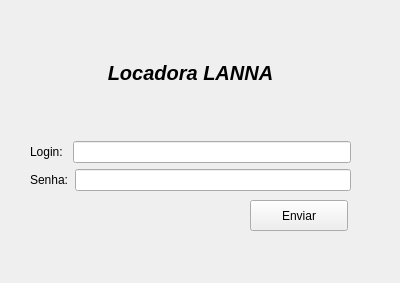
<?xml version="1.0" encoding="UTF-8"?>
<ui version="4.0">
 <class>Form</class>
 <widget class="QWidget" name="Form">
  <property name="geometry">
   <rect>
    <x>0</x>
    <y>0</y>
    <width>400</width>
    <height>283</height>
   </rect>
  </property>
  <property name="windowTitle">
   <string>Form</string>
  </property>
  <widget class="QPushButton" name="pushButton">
   <property name="geometry">
    <rect>
     <x>250</x>
     <y>200</y>
     <width>98</width>
     <height>31</height>
    </rect>
   </property>
   <property name="text">
    <string>Enviar</string>
   </property>
  </widget>
  <widget class="QWidget" name="">
   <property name="geometry">
    <rect>
     <x>30</x>
     <y>10</y>
     <width>321</width>
     <height>181</height>
    </rect>
   </property>
   <layout class="QVBoxLayout" name="verticalLayout_3">
    <item>
     <layout class="QVBoxLayout" name="verticalLayout_2">
      <item>
       <layout class="QVBoxLayout" name="verticalLayout">
        <item>
         <widget class="QLabel" name="label">
          <property name="font">
           <font>
            <pointsize>15</pointsize>
            <weight>75</weight>
            <italic>true</italic>
            <bold>true</bold>
           </font>
          </property>
          <property name="text">
           <string>Locadora LANNA</string>
          </property>
          <property name="alignment">
           <set>Qt::AlignCenter</set>
          </property>
         </widget>
        </item>
        <item>
         <layout class="QHBoxLayout" name="horizontalLayout">
          <property name="spacing">
           <number>10</number>
          </property>
          <item>
           <widget class="QLabel" name="label_2">
            <property name="text">
             <string>Login:</string>
            </property>
           </widget>
          </item>
          <item>
           <widget class="QLineEdit" name="lineEdit"/>
          </item>
         </layout>
        </item>
        <item>
         <layout class="QHBoxLayout" name="horizontalLayout_2">
          <item>
           <widget class="QLabel" name="label_3">
            <property name="enabled">
             <bool>true</bool>
            </property>
            <property name="text">
             <string>Senha:</string>
            </property>
           </widget>
          </item>
          <item>
           <widget class="QLineEdit" name="lineEdit_2">
            <property name="sizePolicy">
             <sizepolicy hsizetype="Expanding" vsizetype="Fixed">
              <horstretch>0</horstretch>
              <verstretch>0</verstretch>
             </sizepolicy>
            </property>
           </widget>
          </item>
         </layout>
        </item>
       </layout>
      </item>
     </layout>
    </item>
   </layout>
  </widget>
  <zorder>label</zorder>
  <zorder>label_2</zorder>
  <zorder>label_3</zorder>
  <zorder>lineEdit</zorder>
  <zorder>lineEdit_2</zorder>
  <zorder>pushButton</zorder>
  <zorder>horizontalLayoutWidget</zorder>
  <zorder>pushButton</zorder>
  <zorder>pushButton</zorder>
 </widget>
 <resources/>
 <connections/>
</ui>
